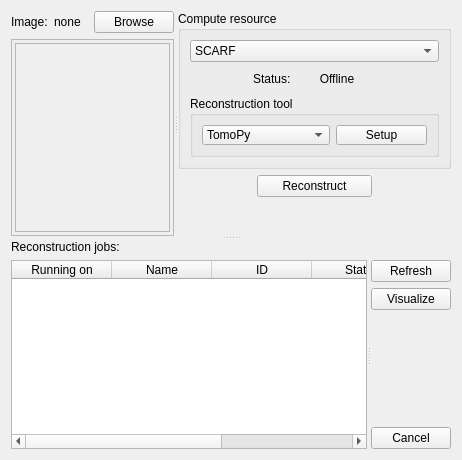
<?xml version="1.0" encoding="UTF-8"?>
<ui version="4.0">
 <class>TomographyIfaceQtTabRun</class>
 <widget class="QWidget" name="TomographyIfaceQtTabRun">
  <property name="enabled">
   <bool>true</bool>
  </property>
  <property name="geometry">
   <rect>
    <x>0</x>
    <y>0</y>
    <width>462</width>
    <height>460</height>
   </rect>
  </property>
  <layout class="QGridLayout" name="gridLayout">
   <item row="0" column="0">
    <widget class="QSplitter" name="splitter_run_main_vertical">
     <property name="orientation">
      <enum>Qt::Vertical</enum>
     </property>
     <widget class="QSplitter" name="splitter_image_resource">
      <property name="sizePolicy">
       <sizepolicy hsizetype="Expanding" vsizetype="Expanding">
        <horstretch>0</horstretch>
        <verstretch>0</verstretch>
       </sizepolicy>
      </property>
      <property name="orientation">
       <enum>Qt::Horizontal</enum>
      </property>
      <property name="opaqueResize">
       <bool>true</bool>
      </property>
      <widget class="QWidget" name="layoutWidget_5">
       <layout class="QGridLayout" name="gridLayout_11">
        <item row="0" column="0">
         <layout class="QGridLayout" name="gridLayout_12">
          <item row="0" column="0">
           <widget class="QLabel" name="label_image_title">
            <property name="sizePolicy">
             <sizepolicy hsizetype="Preferred" vsizetype="Preferred">
              <horstretch>0</horstretch>
              <verstretch>0</verstretch>
             </sizepolicy>
            </property>
            <property name="text">
             <string>Image:</string>
            </property>
           </widget>
          </item>
          <item row="0" column="2">
           <widget class="QPushButton" name="pushButton_browse_image">
            <property name="text">
             <string>Browse</string>
            </property>
           </widget>
          </item>
          <item row="0" column="1">
           <widget class="QLabel" name="label_image_name">
            <property name="sizePolicy">
             <sizepolicy hsizetype="Preferred" vsizetype="Preferred">
              <horstretch>1</horstretch>
              <verstretch>0</verstretch>
             </sizepolicy>
            </property>
            <property name="text">
             <string>none</string>
            </property>
           </widget>
          </item>
         </layout>
        </item>
        <item row="1" column="0">
         <widget class="QFrame" name="frame_image">
          <property name="sizePolicy">
           <sizepolicy hsizetype="Preferred" vsizetype="Preferred">
            <horstretch>2</horstretch>
            <verstretch>2</verstretch>
           </sizepolicy>
          </property>
          <property name="frameShape">
           <enum>QFrame::StyledPanel</enum>
          </property>
          <property name="frameShadow">
           <enum>QFrame::Raised</enum>
          </property>
          <layout class="QGridLayout" name="gridLayout_13">
           <property name="margin">
            <number>3</number>
           </property>
           <property name="spacing">
            <number>2</number>
           </property>
           <item row="0" column="0">
            <widget class="QScrollArea" name="scrollArea_image">
             <property name="widgetResizable">
              <bool>true</bool>
             </property>
             <property name="alignment">
              <set>Qt::AlignCenter</set>
             </property>
             <widget class="QWidget" name="scrollAreaWidgetContents">
              <property name="geometry">
               <rect>
                <x>0</x>
                <y>0</y>
                <width>151</width>
                <height>180</height>
               </rect>
              </property>
              <layout class="QGridLayout" name="gridLayout_5">
               <property name="margin">
                <number>0</number>
               </property>
               <property name="spacing">
                <number>0</number>
               </property>
               <item row="0" column="0">
                <widget class="QLabel" name="label_image">
                 <property name="text">
                  <string/>
                 </property>
                </widget>
               </item>
              </layout>
             </widget>
            </widget>
           </item>
          </layout>
         </widget>
        </item>
       </layout>
      </widget>
      <widget class="QWidget" name="layoutWidget_6">
       <layout class="QGridLayout" name="gridLayout_14">
        <item row="1" column="1">
         <widget class="QPushButton" name="pushButton_reconstruct">
          <property name="minimumSize">
           <size>
            <width>115</width>
            <height>0</height>
           </size>
          </property>
          <property name="maximumSize">
           <size>
            <width>115</width>
            <height>16777215</height>
           </size>
          </property>
          <property name="toolTip">
           <string/>
          </property>
          <property name="statusTip">
           <string/>
          </property>
          <property name="text">
           <string>Reconstruct</string>
          </property>
         </widget>
        </item>
        <item row="1" column="2">
         <spacer name="horizontalSpacer_6">
          <property name="orientation">
           <enum>Qt::Horizontal</enum>
          </property>
          <property name="sizeHint" stdset="0">
           <size>
            <width>13</width>
            <height>20</height>
           </size>
          </property>
         </spacer>
        </item>
        <item row="2" column="1">
         <spacer name="verticalSpacer_4">
          <property name="orientation">
           <enum>Qt::Vertical</enum>
          </property>
          <property name="sizeHint" stdset="0">
           <size>
            <width>20</width>
            <height>40</height>
           </size>
          </property>
         </spacer>
        </item>
        <item row="0" column="0" colspan="3">
         <widget class="QGroupBox" name="groupBox_6">
          <property name="sizePolicy">
           <sizepolicy hsizetype="Preferred" vsizetype="Preferred">
            <horstretch>0</horstretch>
            <verstretch>0</verstretch>
           </sizepolicy>
          </property>
          <property name="minimumSize">
           <size>
            <width>0</width>
            <height>70</height>
           </size>
          </property>
          <property name="title">
           <string>Compute resource</string>
          </property>
          <layout class="QGridLayout" name="gridLayout_15">
           <item row="1" column="0">
            <layout class="QHBoxLayout" name="horizontalLayout_4">
             <item>
              <spacer name="horizontalSpacer_8">
               <property name="orientation">
                <enum>Qt::Horizontal</enum>
               </property>
               <property name="sizeHint" stdset="0">
                <size>
                 <width>40</width>
                 <height>20</height>
                </size>
               </property>
              </spacer>
             </item>
             <item>
              <widget class="QLabel" name="label_12">
               <property name="text">
                <string>Status:</string>
               </property>
              </widget>
             </item>
             <item>
              <widget class="QPushButton" name="pushButton_remote_status">
               <property name="text">
                <string>Offline</string>
               </property>
               <property name="flat">
                <bool>true</bool>
               </property>
              </widget>
             </item>
             <item>
              <spacer name="horizontalSpacer_9">
               <property name="orientation">
                <enum>Qt::Horizontal</enum>
               </property>
               <property name="sizeHint" stdset="0">
                <size>
                 <width>40</width>
                 <height>20</height>
                </size>
               </property>
              </spacer>
             </item>
            </layout>
           </item>
           <item row="0" column="0">
            <widget class="QComboBox" name="comboBox_run_compute_resource">
             <item>
              <property name="text">
               <string>SCARF</string>
              </property>
             </item>
             <item>
              <property name="text">
               <string>Local</string>
              </property>
             </item>
            </widget>
           </item>
           <item row="2" column="0">
            <widget class="QGroupBox" name="groupBox_7">
             <property name="title">
              <string>Reconstruction tool</string>
             </property>
             <layout class="QGridLayout" name="gridLayout_18">
              <item row="0" column="0">
               <widget class="QComboBox" name="comboBox_run_tool">
                <item>
                 <property name="text">
                  <string>TomoPy</string>
                 </property>
                </item>
                <item>
                 <property name="text">
                  <string>Astra</string>
                 </property>
                </item>
                <item>
                 <property name="text">
                  <string>CCPi CGLS</string>
                 </property>
                </item>
                <item>
                 <property name="text">
                  <string>Savu</string>
                 </property>
                </item>
                <item>
                 <property name="text">
                  <string>Custom command</string>
                 </property>
                </item>
               </widget>
              </item>
              <item row="0" column="1">
               <widget class="QPushButton" name="pushButton_run_tool_setup">
                <property name="toolTip">
                 <string>Define specific settings for the tool selected</string>
                </property>
                <property name="statusTip">
                 <string/>
                </property>
                <property name="text">
                 <string>Setup</string>
                </property>
                <property name="autoRepeat">
                 <bool>false</bool>
                </property>
                <property name="autoExclusive">
                 <bool>false</bool>
                </property>
                <property name="flat">
                 <bool>false</bool>
                </property>
               </widget>
              </item>
             </layout>
            </widget>
           </item>
          </layout>
         </widget>
        </item>
        <item row="1" column="0">
         <spacer name="horizontalSpacer_7">
          <property name="orientation">
           <enum>Qt::Horizontal</enum>
          </property>
          <property name="sizeHint" stdset="0">
           <size>
            <width>17</width>
            <height>20</height>
           </size>
          </property>
         </spacer>
        </item>
       </layout>
      </widget>
     </widget>
     <widget class="QWidget" name="layoutWidget_7">
      <layout class="QVBoxLayout" name="verticalLayout_7">
       <item>
        <widget class="QLabel" name="label_11">
         <property name="sizePolicy">
          <sizepolicy hsizetype="Preferred" vsizetype="Fixed">
           <horstretch>0</horstretch>
           <verstretch>0</verstretch>
          </sizepolicy>
         </property>
         <property name="text">
          <string>Reconstruction jobs:</string>
         </property>
        </widget>
       </item>
       <item>
        <widget class="QSplitter" name="splitter_run_jobs">
         <property name="orientation">
          <enum>Qt::Horizontal</enum>
         </property>
         <widget class="QTableWidget" name="tableWidget_run_jobs">
          <property name="sizePolicy">
           <sizepolicy hsizetype="Expanding" vsizetype="Expanding">
            <horstretch>1</horstretch>
            <verstretch>1</verstretch>
           </sizepolicy>
          </property>
          <property name="selectionBehavior">
           <enum>QAbstractItemView::SelectRows</enum>
          </property>
          <attribute name="horizontalHeaderStretchLastSection">
           <bool>true</bool>
          </attribute>
          <column>
           <property name="text">
            <string>Running on</string>
           </property>
          </column>
          <column>
           <property name="text">
            <string>Name</string>
           </property>
          </column>
          <column>
           <property name="text">
            <string>ID</string>
           </property>
          </column>
          <column>
           <property name="text">
            <string>Status</string>
           </property>
          </column>
          <column>
           <property name="text">
            <string>Command line</string>
           </property>
          </column>
         </widget>
         <widget class="QWidget" name="layoutWidget_8">
          <layout class="QGridLayout" name="gridLayout_16">
           <item row="2" column="0">
            <widget class="QPushButton" name="pushButton_run_job_visualize">
             <property name="text">
              <string>Visualize</string>
             </property>
            </widget>
           </item>
           <item row="4" column="0">
            <widget class="QPushButton" name="pushButton_run_job_cancel">
             <property name="text">
              <string>Cancel</string>
             </property>
            </widget>
           </item>
           <item row="3" column="0">
            <spacer name="verticalSpacer_5">
             <property name="orientation">
              <enum>Qt::Vertical</enum>
             </property>
             <property name="sizeHint" stdset="0">
              <size>
               <width>20</width>
               <height>40</height>
              </size>
             </property>
            </spacer>
           </item>
           <item row="1" column="0">
            <widget class="QPushButton" name="pushButton_run_refresh">
             <property name="text">
              <string>Refresh</string>
             </property>
            </widget>
           </item>
          </layout>
         </widget>
        </widget>
       </item>
      </layout>
     </widget>
    </widget>
   </item>
  </layout>
 </widget>
 <resources/>
 <connections/>
</ui>
